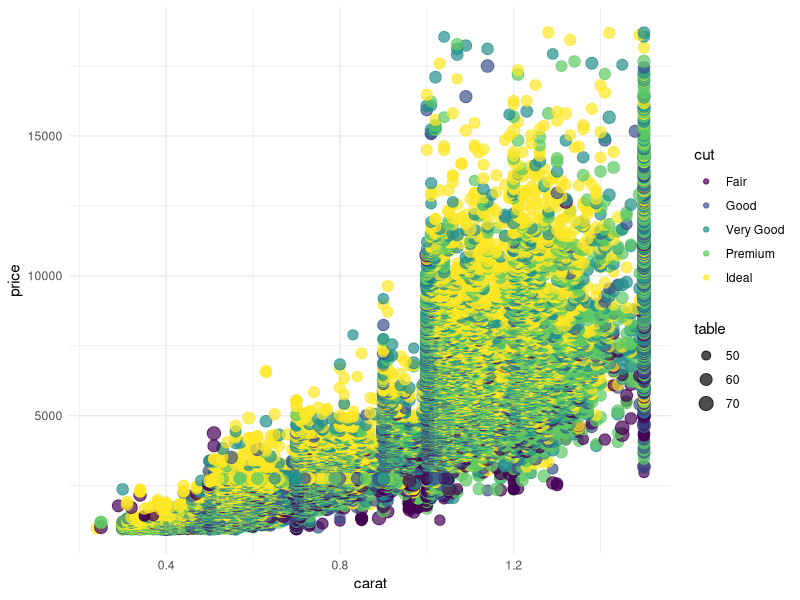
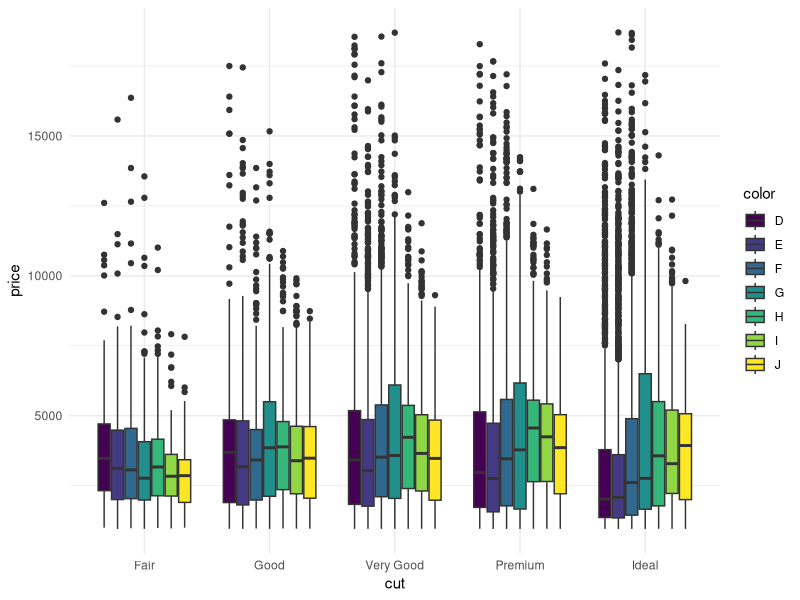
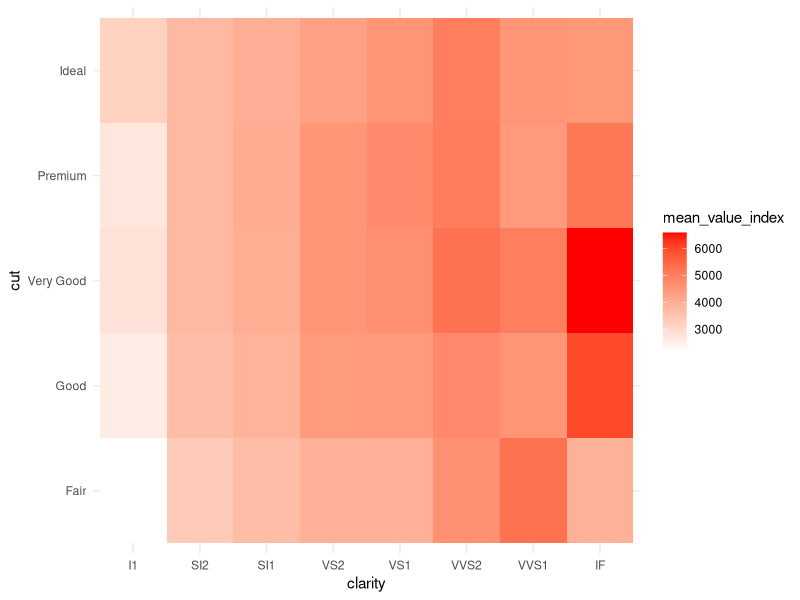

Generate these figures, in order, with R:
## ---- chunk 1
knitr::opts_chunk$set(echo = TRUE)
library(ggplot2)
library(dplyr)
## ---- chunk 2
data(diamonds)

# Summarizing the distribution
diamonds_summary <- diamonds %>%
  group_by(cut) %>%
  summarise(
    mean_price = mean(price),
    mean_carat = mean(carat),
    mean_depth = mean(depth),
    mean_table = mean(table)
  )
diamonds_summary

## ---- chunk 3
price_25th <- quantile(diamonds$price, 0.25)
carat_90th <- quantile(diamonds$carat, 0.90)

diamonds_focused <- diamonds %>%
  filter(price > price_25th & carat < carat_90th)
## ---- chunk 4
median_summary <- diamonds_focused %>%
  group_by(color, clarity) %>%
  summarise(
    median_price = median(price),
    median_carat = median(carat)
  )
median_summary
## ---- chunk 5
ggplot(diamonds_focused, aes(x = carat, y = price, color = cut, size = table)) +
  geom_point(alpha = 0.7) +
  scale_size_continuous(range = c(1, 5)) +
  theme_minimal()
## ---- chunk 6
ggplot(diamonds_focused, aes(x = cut, y = price, fill = color)) +
  geom_boxplot() +
  theme_minimal()
## ---- chunk 7
diamonds_focused <- diamonds_focused %>%
  mutate(value_index = price / carat)

## ---- chunk 8
value_index_summary <- diamonds_focused %>%
  group_by(clarity, cut) %>%
  summarise(mean_value_index = mean(value_index))

ggplot(value_index_summary, aes(x = clarity, y = cut, fill = mean_value_index)) +
  geom_tile() +
  scale_fill_gradient(low = "white", high = "red") +
  theme_minimal()
